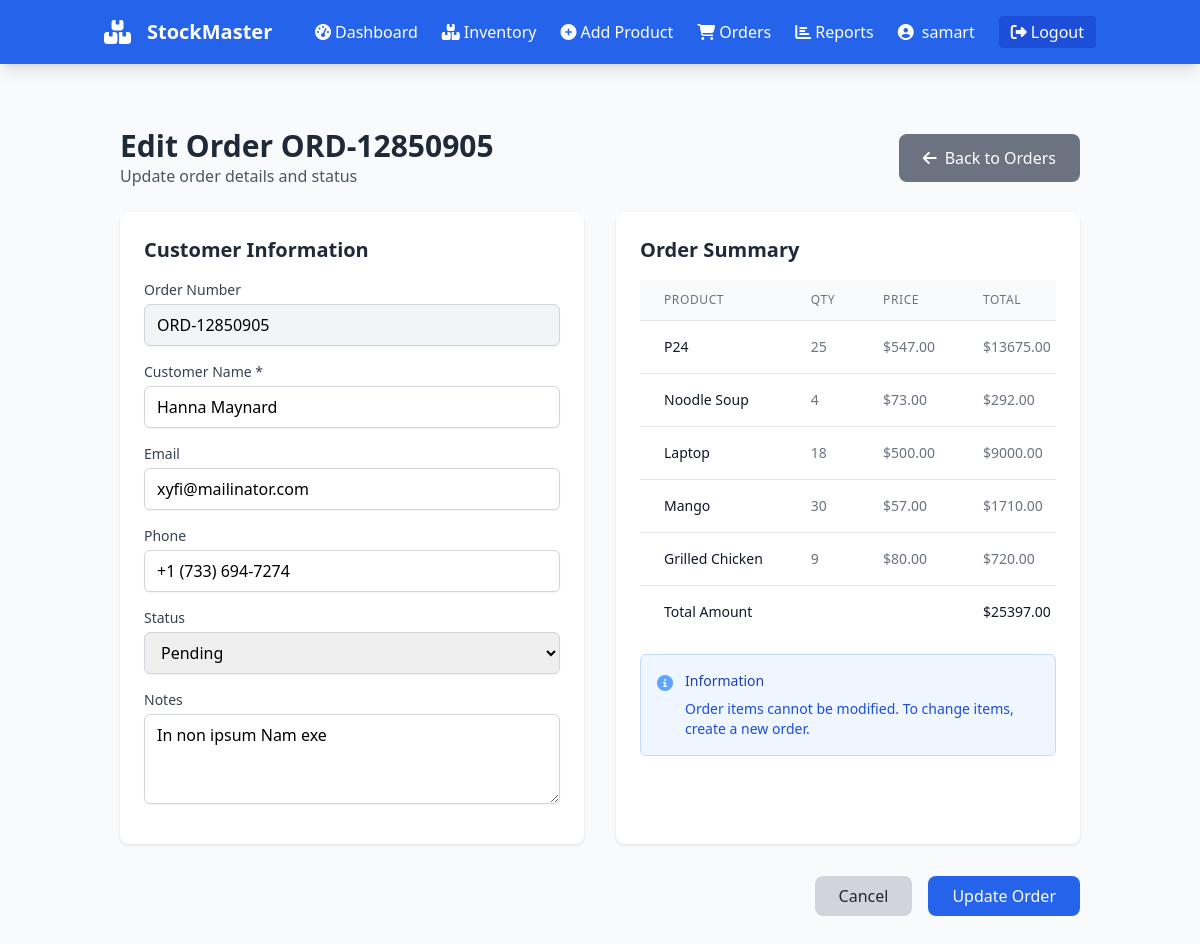
The app's page /edit_order/2 (signed in) with its own data.
### app.py (models this page shows, shortened)
class User(UserMixin, db.Model):
    id = db.Column(db.Integer, primary_key=True)
    username = db.Column(db.String(80), unique=True, nullable=False)
    email = db.Column(db.String(120), unique=True, nullable=False)
    password_hash = db.Column(db.String(128))
    created_at = db.Column(db.DateTime, default=datetime.utcnow)
    products = db.relationship('Product', backref='user', lazy=True)
    orders = db.relationship('Order', backref='user', lazy=True)

class Order(db.Model):
    id = db.Column(db.Integer, primary_key=True)
    order_number = db.Column(db.String(20), unique=True, nullable=False)
    customer_name = db.Column(db.String(100), nullable=False)
    customer_email = db.Column(db.String(120))
    customer_phone = db.Column(db.String(20))
    total_amount = db.Column(db.Float, default=0.0)
    status = db.Column(db.String(20), default='pending')  # pending, completed, cancelled
    notes = db.Column(db.Text)
    created_at = db.Column(db.DateTime, default=datetime.utcnow)
    updated_at = db.Column(db.DateTime, default=datetime.utcnow, onupdate=datetime.utcnow)
    user_id = db.Column(db.Integer, db.ForeignKey('user.id'), nullable=False)
    items = db.relationship('OrderItem', backref='order', lazy=True, cascade='all, delete-orphan')

class OrderItem(db.Model):
    id = db.Column(db.Integer, primary_key=True)
    order_id = db.Column(db.Integer, db.ForeignKey('order.id'), nullable=False)
    product_id = db.Column(db.Integer, db.ForeignKey('product.id'), nullable=False)
    quantity = db.Column(db.Integer, nullable=False)
    unit_price = db.Column(db.Float, nullable=False)
    product = db.relationship('Product', backref='order_items')

class Product(db.Model):
    id = db.Column(db.Integer, primary_key=True)
    name = db.Column(db.String(100), nullable=False)
    category = db.Column(db.String(50))
    quantity = db.Column(db.Integer, nullable=False)
    price = db.Column(db.Float, nullable=False)
    supplier = db.Column(db.String(100))
    description = db.Column(db.Text)
    created_at = db.Column(db.DateTime, default=datetime.utcnow)
    updated_at = db.Column(db.DateTime, default=datetime.utcnow, onupdate=datetime.utcnow)
    user_id = db.Column(db.Integer, db.ForeignKey('user.id'), nullable=False)

### app.py (the view, shortened to what this page needs)
@app.route('/edit_order/<int:order_id>', methods=['GET', 'POST'])
@login_required
def edit_order(order_id):
    order = Order.query.filter_by(id=order_id, user_id=current_user.id).first_or_404()
    return render_template('edit_order.html', order=order)

### app.py (called while the page is built)
@login_manager.user_loader
def load_user(user_id):
    return User.query.get(int(user_id))

### templates/edit_order.html (shortened to what this page needs)
{% extends "base.html" %}
{% block content %}
<div class="container mx-auto px-4 py-8">
    <div class="flex justify-between items-center mb-6">
        <div>
            <h1 class="text-3xl font-bold text-gray-800">Edit Order {{ order.order_number }}</h1>
            <p class="text-gray-600">Update order details and status</p>
        </div>
        <a href="{{ url_for('orders') }}" class="bg-gray-500 hover:bg-gray-600 text-white font-medium py-3 px-6 rounded-lg transition duration-300 flex items-center">
            <i class="fas fa-arrow-left mr-2"></i>Back to Orders
        </a>
    </div>
    <form method="POST">
        <div class="grid grid-cols-1 lg:grid-cols-2 gap-8">
            <div class="bg-white shadow rounded-lg p-6">
                <h2 class="text-xl font-semibold text-gray-800 mb-4">Customer Information</h2>
                <div class="mb-4">
                    <label class="block text-sm font-medium text-gray-700">Order Number</label>
                    <input type="text" class="mt-1 block w-full border border-gray-300 rounded-md shadow-sm py-2 px-3 bg-gray-100" value="{{ order.order_number }}" readonly>
                </div>
                <div class="mb-4">
                    <label for="customer_name" class="block text-sm font-medium text-gray-700">Customer Name *</label>
                    <input type="text" id="customer_name" name="customer_name" value="{{ order.customer_name }}" required
                           class="mt-1 block w-full border border-gray-300 rounded-md shadow-sm py-2 px-3 focus:outline-none focus:ring-blue-500 focus:border-blue-500">
                </div>
                <div class="mb-4">
                    <label for="customer_email" class="block text-sm font-medium text-gray-700">Email</label>
                    <input type="email" id="customer_email" name="customer_email" value="{{ order.customer_email or '' }}"
                           class="mt-1 block w-full border border-gray-300 rounded-md shadow-sm py-2 px-3 focus:outline-none focus:ring-blue-500 focus:border-blue-500">
                </div>
                <div class="mb-4">
                    <label for="customer_phone" class="block text-sm font-medium text-gray-700">Phone</label>
                    <input type="tel" id="customer_phone" name="customer_phone" value="{{ order.customer_phone or '' }}"
                           class="mt-1 block w-full border border-gray-300 rounded-md shadow-sm py-2 px-3 focus:outline-none focus:ring-blue-500 focus:border-blue-500">
                </div>
                <div class="mb-4">
                    <label for="status" class="block text-sm font-medium text-gray-700">Status</label>
                    <select id="status" name="status" class="mt-1 block w-full border border-gray-300 rounded-md shadow-sm py-2 px-3 focus:outline-none focus:ring-blue-500 focus:border-blue-500">
                        <option value="pending" {% if order.status == 'pending' %}selected{% endif %}>Pending</option>
                    </select>
                </div>
                <div class="mb-4">
                    <label for="notes" class="block text-sm font-medium text-gray-700">Notes</label>
                    <textarea id="notes" name="notes" rows="3"
                              class="mt-1 block w-full border border-gray-300 rounded-md shadow-sm py-2 px-3 focus:outline-none focus:ring-blue-500 focus:border-blue-500">{{ order.notes or '' }}</textarea>
                </div>
            </div>
            <div class="bg-white shadow rounded-lg p-6">
                <h2 class="text-xl font-semibold text-gray-800 mb-4">Order Summary</h2>
                <div class="overflow-x-auto">
                    <table class="min-w-full divide-y divide-gray-200">
                        <thead class="bg-gray-50">
                            <tr>
                                <th scope="col" class="px-6 py-3 text-left text-xs font-medium text-gray-500 uppercase tracking-wider">Product</th>
                                <th scope="col" class="px-6 py-3 text-left text-xs font-medium text-gray-500 uppercase tracking-wider">Qty</th>
                                <th scope="col" class="px-6 py-3 text-left text-xs font-medium text-gray-500 uppercase tracking-wider">Price</th>
                                <th scope="col" class="px-6 py-3 text-left text-xs font-medium text-gray-500 uppercase tracking-wider">Total</th>
                            </tr>
                        </thead>
                        <tbody class="bg-white divide-y divide-gray-200">
                            {% for item in order.items %}
                            <tr>
                                <td class="px-6 py-4 whitespace-nowrap text-sm text-gray-900">{{ item.product.name }}</td>
                                <td class="px-6 py-4 whitespace-nowrap text-sm text-gray-500">{{ item.quantity }}</td>
                                <td class="px-6 py-4 whitespace-nowrap text-sm text-gray-500">${{ "%.2f"|format(item.unit_price) }}</td>
                                <td class="px-6 py-4 whitespace-nowrap text-sm text-gray-500">${{ "%.2f"|format(item.quantity * item.unit_price) }}</td>
                            </tr>
                            {% endfor %}
                        </tbody>
                        <tfoot>
                            <tr>
                                <th colspan="3" class="px-6 py-4 text-left text-sm font-medium text-gray-900">Total Amount</th>
                                <th class="px-6 py-4 text-left text-sm font-medium text-gray-900">${{ "%.2f"|format(order.total_amount) }}</th>
                            </tr>
                        </tfoot>
                    </table>
                </div>
                <div class="mt-4 bg-blue-50 border border-blue-200 rounded-md p-4">
                    <div class="flex">
                        <div class="flex-shrink-0">
                            <i class="fas fa-info-circle text-blue-400"></i>
                        </div>
                        <div class="ml-3">
                            <h3 class="text-sm font-medium text-blue-800">Information</h3>
                            <div class="mt-2 text-sm text-blue-700">
                                <p>Order items cannot be modified. To change items, create a new order.</p>
                            </div>
                        </div>
                    </div>
                </div>
            </div>
        </div>
        <div class="mt-8 flex justify-end space-x-4">
            <a href="{{ url_for('orders') }}" class="bg-gray-300 hover:bg-gray-400 text-gray-800 font-medium py-2 px-6 rounded-lg transition duration-300">
                Cancel
            </a>
            <button type="submit" class="bg-blue-600 hover:bg-blue-700 text-white font-medium py-2 px-6 rounded-lg transition duration-300">
                Update Order
            </button>
        </div>
    </form>
</div>
{% endblock %}

### templates/base.html (shortened to what this page needs)
<!DOCTYPE html>
<html lang="en">
<head>
    <script src="https://cdn.tailwindcss.com"></script>
    <link rel="stylesheet" href="https://cdnjs.cloudflare.com/ajax/libs/font-awesome/6.4.0/css/all.min.css">
    <link href="{{ url_for('static', filename='style.css') }}" rel="stylesheet">
</head>
<body class="bg-gray-50">
    {% if current_user.is_authenticated %}
    <nav class="bg-blue-600 text-white shadow-lg">
        <div class="container mx-auto px-4">
            <div class="flex justify-between items-center py-4">
                <div class="flex items-center space-x-4">
                    <i class="fas fa-boxes text-2xl"></i>
                    <h1 class="text-xl font-bold">StockMaster</h1>
                </div>
                <div class="flex items-center space-x-6">
                    <a href="{{ url_for('dashboard') }}" class="hover:text-blue-200 transition duration-300 {% if request.endpoint == 'dashboard' %}font-bold underline{% endif %}">
                        <i class="fas fa-tachometer-alt mr-1"></i>Dashboard
                    </a>
                    <a href="{{ url_for('inventory') }}" class="hover:text-blue-200 transition duration-300 {% if request.endpoint == 'inventory' %}font-bold underline{% endif %}">
                        <i class="fas fa-boxes mr-1"></i>Inventory
                    </a>
                    <a href="{{ url_for('add_product') }}" class="hover:text-blue-200 transition duration-300 {% if request.endpoint == 'add_product' %}font-bold underline{% endif %}">
                        <i class="fas fa-plus-circle mr-1"></i>Add Product
                    </a>
                    <a href="{{ url_for('orders') }}" class="hover:text-blue-200 transition duration-300 {% if request.endpoint == 'orders' %}font-bold underline{% endif %}">
                        <i class="fas fa-shopping-cart mr-1"></i>Orders
                    </a>
                    <a href="{{ url_for('report') }}" class="hover:text-blue-200 transition duration-300 {% if request.endpoint == 'report' %}font-bold underline{% endif %}">
                        <i class="fas fa-chart-bar mr-1"></i>Reports
                    </a>
                    <div class="flex items-center space-x-2">
                        <i class="fas fa-user-circle"></i>
                        <span>{{ current_user.username }}</span>
                    </div>
                    <a href="{{ url_for('logout') }}" class="bg-blue-700 hover:bg-blue-800 px-3 py-1 rounded transition duration-300">
                        <i class="fas fa-sign-out-alt mr-1"></i>Logout
                    </a>
                </div>
            </div>
        </div>
    </nav>
    {% endif %}
    <main class="container mx-auto px-4 py-8">
        {% block content %}{% endblock %}
    </main>
</body>
</html>

### static/style.css (style rules this page uses)
* { transition: color 0.3s ease, background-color 0.3s ease, border-color 0.3s ease, box-shadow 0.3s ease; }

### records on screen
User: username "samart"
Order: order_number "ORD-12850905", customer_name "Hanna Maynard", customer_email "xyfi@mailinator.com", customer_phone "+1 (733) 694-7274", status "Pending", notes "In non ipsum Nam exe", total_amount "25397.00"
OrderItem: product.name "P24", quantity "25", unit_price "547.00", item.quantity*item.unit_price "13675.00"
OrderItem: product.name "Noodle Soup", quantity "4", unit_price "73.00", item.quantity*item.unit_price "292.00"
OrderItem: product.name "Laptop", quantity "18", unit_price "500.00", item.quantity*item.unit_price "9000.00"
OrderItem: product.name "Mango", quantity "30", unit_price "57.00", item.quantity*item.unit_price "1710.00"
OrderItem: product.name "Grilled Chicken", quantity "9", unit_price "80.00", item.quantity*item.unit_price "720.00"
